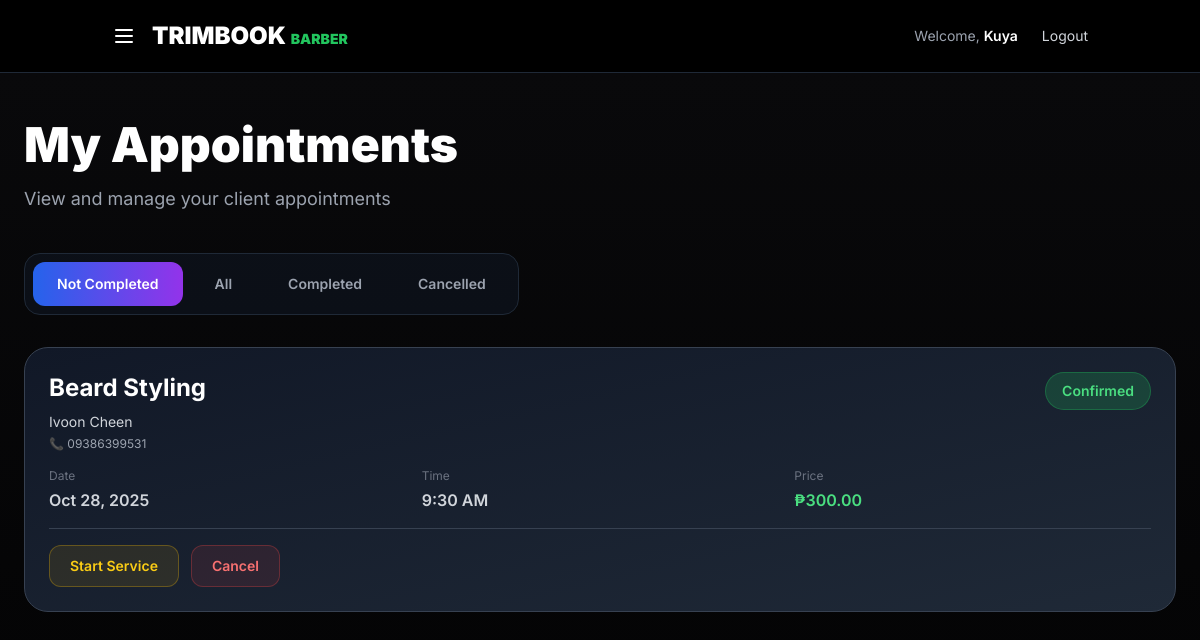
The app's page /dashboards/barber_appointments.php (signed in) with its own data.
### tables this page shows
CREATE TABLE `appointments` (
  `appointment_id` int(11) NOT NULL,
  `customer_user_id` int(11) NOT NULL,
  `barber_id` int(11) NOT NULL,
  `service_id` int(11) NOT NULL,
  `appointment_date` date NOT NULL,
  `appointment_time` time NOT NULL,
  `status` enum('pending','confirmed','completed','cancelled') DEFAULT 'pending',
  `created_at` timestamp NOT NULL DEFAULT current_timestamp()
);

CREATE TABLE `services` (
  `service_id` int(11) NOT NULL,
  `service_name` varchar(100) NOT NULL,
  `description` text DEFAULT NULL,
  `price` decimal(10,2) NOT NULL
);

CREATE TABLE `users` (
  `user_id` int(11) NOT NULL,
  `first_name` varchar(50) NOT NULL,
  `last_name` varchar(50) NOT NULL,
  `email` varchar(100) NOT NULL,
  `phone_no` varchar(20) DEFAULT NULL,
  `username` varchar(50) NOT NULL,
  `password` varchar(255) NOT NULL,
  `profile_photo` varchar(255) DEFAULT NULL,
  `user_type` enum('admin','barber','customer') NOT NULL,
  `created_at` timestamp NOT NULL DEFAULT current_timestamp()
);

### dashboards/barber_appointments.php (the view, shortened to what this page needs)
<?php
require_once '../includes/dbconfig.php';
$barber_user_id = $_SESSION['user_id'];
$first_name = $_SESSION['first_name'] ?? 'Barber';
$appointments = [];
try {
    $barber_query = "SELECT barber_id FROM barbers WHERE user_id = ?";
    $stmt = $conn->prepare($barber_query);
    $stmt->bind_param("i", $barber_user_id);
    $stmt->execute();
    $result = $stmt->get_result();
    if ($result->num_rows > 0) {
        $barber_row = $result->fetch_assoc();
        $barber_id = $barber_row['barber_id'];
        $query = "
            SELECT
                a.appointment_id,
                a.appointment_date,
                a.appointment_time,
                a.status,
                u.first_name as customer_first_name,
                u.last_name as customer_last_name,
                u.phone_no as customer_phone,
                s.service_name,
                s.price,
                a.created_at
            FROM appointments a
            JOIN users u ON a.customer_user_id = u.user_id
            JOIN services s ON a.service_id = s.service_id
            WHERE a.barber_id = ?
            ORDER BY a.appointment_date DESC, a.appointment_time DESC
        ";
        $stmt = $conn->prepare($query);
        if (!$stmt) {
            $db_error = "Prepare failed: " . $conn->error;
        } else {
            $stmt->bind_param("i", $barber_id);
            $stmt->execute();
            $result = $stmt->get_result();
            while ($row = $result->fetch_assoc()) {
                $appointments[] = $row;
            }
        }
    } else {
        $db_error = "Barber profile not found";
    }
} catch (Exception $e) {
    $db_error = "Error fetching appointments";
}
function getStatusBadge($status) {
    $badges = [
        'pending' => ['bg' => 'bg-yellow-500/20', 'text' => 'text-yellow-400', 'border' => 'border-yellow-500/30', 'label' => 'In Progress'],
        'confirmed' => ['bg' => 'bg-green-500/20', 'text' => 'text-green-400', 'border' => 'border-green-500/30', 'label' => 'Confirmed'],
        'completed' => ['bg' => 'bg-blue-500/20', 'text' => 'text-blue-400', 'border' => 'border-blue-500/30', 'label' => 'Completed'],
        'cancelled' => ['bg' => 'bg-red-500/20', 'text' => 'text-red-400', 'border' => 'border-red-500/30', 'label' => 'Cancelled']
    ];
    return $badges[$status] ?? $badges['pending'];
}
function formatDate($date) {
    $dateObj = new DateTime($date);
    return $dateObj->format('M d, Y');
}
function formatTime($time) {
    return date('g:i A', strtotime($time));
}
$filter = $_GET['filter'] ?? 'not-completed';
$filtered_appointments = array_filter($appointments, function($apt) use ($filter) {
    if ($filter === 'not-completed') {
        return in_array($apt['status'], ['pending', 'confirmed']);
    } elseif ($filter === 'completed') {
        return $apt['status'] === 'completed';
    } elseif ($filter === 'cancelled') {
        return $apt['status'] === 'cancelled';
    }
    return true;
});
?>
<!DOCTYPE html>
<html lang="en">
<head>
  <script src="https://cdn.tailwindcss.com"></script>
</head>
<body class="bg-black text-white antialiased">
  <header class="bg-black/80 backdrop-blur-lg border-b border-gray-800">
    <nav class="container mx-auto flex justify-between items-center py-5 px-6">
      <div class="flex items-center space-x-4">
        <button onclick="toggleSidebar()" class="text-white hover:text-purple-400 transition">
          <svg class="w-6 h-6" fill="none" stroke="currentColor" viewBox="0 0 24 24"><path stroke-linecap="round" stroke-linejoin="round" stroke-width="2" d="M4 6h16M4 12h16M4 18h16"></path></svg>
        </button>
        <a href="/trimbook/dashboards/barber_dashboard.php" class="text-2xl font-black">TRIMBOOK <span class="text-green-500 text-sm">BARBER</span></a>
      </div>
      <div class="flex items-center space-x-6">
        <span class="text-gray-400 text-sm hidden md:block">Welcome, <span class="text-white font-semibold"><?= htmlspecialchars($first_name) ?></span></span>
        <button onclick="confirmLogout()" class="text-sm text-gray-300 hover:text-white hidden md:block">Logout</button>
      </div>
    </nav>
  </header>
  <main class="min-h-screen bg-gradient-to-b from-zinc-950 to-black py-12 px-6">
    <div class="container mx-auto max-w-6xl">
      <div class="mb-10">
        <h1 class="text-4xl md:text-5xl font-black mb-4">My Appointments</h1>
        <p class="text-gray-400 text-lg">View and manage your client appointments</p>
      </div>
      <div class="mb-8 bg-gray-900/50 rounded-2xl p-2 inline-flex gap-2 border border-gray-800 flex-wrap">
        <a href="?filter=not-completed" class="px-6 py-3 rounded-xl text-sm font-semibold transition <?= $filter === 'not-completed' ? 'bg-gradient-to-r from-blue-600 to-purple-600 text-white' : 'text-gray-400 hover:text-white hover:bg-gray-800/50' ?>">Not Completed</a>
        <a href="?filter=all" class="px-6 py-3 rounded-xl text-sm font-semibold transition <?= $filter === 'all' ? 'bg-gradient-to-r from-blue-600 to-purple-600 text-white' : 'text-gray-400 hover:text-white hover:bg-gray-800/50' ?>">All</a>
        <a href="?filter=completed" class="px-6 py-3 rounded-xl text-sm font-semibold transition <?= $filter === 'completed' ? 'bg-gradient-to-r from-blue-600 to-purple-600 text-white' : 'text-gray-400 hover:text-white hover:bg-gray-800/50' ?>">Completed</a>
        <a href="?filter=cancelled" class="px-6 py-3 rounded-xl text-sm font-semibold transition <?= $filter === 'cancelled' ? 'bg-gradient-to-r from-blue-600 to-purple-600 text-white' : 'text-gray-400 hover:text-white hover:bg-gray-800/50' ?>">Cancelled</a>
      </div>
      <div class="space-y-4">
        <?php if (count($filtered_appointments) === 0): ?>
          <div class="bg-gradient-to-br from-gray-900 to-gray-800 border border-gray-700 rounded-3xl px-8 py-16 text-center">
            <h3 class="text-xl font-semibold text-white mb-2">No appointments found</h3>
          </div>
        <?php else: ?>
          <?php foreach ($filtered_appointments as $apt): ?>
            <div class="bg-gradient-to-br from-gray-900 to-gray-800 border border-gray-700 rounded-3xl p-6 card-hover" id="appointment-<?= $apt['appointment_id'] ?>">
              <div class="flex justify-between items-start mb-4">
                <div>
                  <h3 class="text-2xl font-bold text-white mb-2"><?= htmlspecialchars($apt['service_name']) ?></h3>
                  <p class="text-sm text-gray-300"><?= htmlspecialchars($apt['customer_first_name'] . ' ' . $apt['customer_last_name']) ?></p>
                  <?php if (!empty($apt['customer_phone'])): ?>
                    <p class="text-xs text-gray-400 mt-1">📞 <?= htmlspecialchars($apt['customer_phone']) ?></p>
                  <?php endif; ?>
                </div>
                <?php $badge = getStatusBadge($apt['status']); ?>
                <span class="px-4 py-2 rounded-full text-sm font-semibold <?= $badge['bg'] ?> <?= $badge['text'] ?> border <?= $badge['border'] ?>"><?= $badge['label'] ?></span>
              </div>
              <div class="grid grid-cols-2 md:grid-cols-3 gap-4 mb-4">
                <div class="text-gray-300">
                  <p class="text-xs text-gray-500 mb-1">Date</p>
                  <p class="font-semibold"><?= formatDate($apt['appointment_date']) ?></p>
                </div>
                <div class="text-gray-300">
                  <p class="text-xs text-gray-500 mb-1">Time</p>
                  <p class="font-semibold"><?= formatTime($apt['appointment_time']) ?></p>
                </div>
                <div class="text-gray-300">
                  <p class="text-xs text-gray-500 mb-1">Price</p>
                  <p class="font-semibold text-green-400">₱<?= number_format($apt['price'], 2) ?></p>
                </div>
              </div>
              <div class="flex gap-3 pt-4 border-t border-gray-700">
                <?php if ($apt['status'] === 'pending'): ?>
                  <button onclick="markComplete(<?= $apt['appointment_id'] ?>)" class="px-5 py-2.5 text-sm font-semibold text-blue-400 bg-blue-500/10 rounded-xl hover:bg-blue-500/20 border border-blue-500/30 transition">Mark Complete</button>
                  <button onclick="updateStatus(<?= $apt['appointment_id'] ?>, 'cancelled')" class="px-5 py-2.5 text-sm font-semibold text-red-400 bg-red-500/10 rounded-xl hover:bg-red-500/20 border border-red-500/30 transition">Cancel</button>
                <?php elseif ($apt['status'] === 'confirmed'): ?>
                  <button onclick="startService(<?= $apt['appointment_id'] ?>)" class="px-5 py-2.5 text-sm font-semibold text-yellow-400 bg-yellow-500/10 rounded-xl hover:bg-yellow-500/20 border border-yellow-500/30 transition">Start Service</button>
                  <button onclick="updateStatus(<?= $apt['appointment_id'] ?>, 'cancelled')" class="px-5 py-2.5 text-sm font-semibold text-red-400 bg-red-500/10 rounded-xl hover:bg-red-500/20 border border-red-500/30 transition">Cancel</button>
                <?php endif; ?>
              </div>
            </div>
          <?php endforeach; ?>
        <?php endif; ?>
      </div>
    </div>
  </main>
</body>
</html>

### dashboards/barber_appointments.php (style rules this page uses)
body { font-family: 'Inter', sans-serif; }
.card-hover { transition: all 0.3s ease; }

### records on screen
appointments: service.service_name "Beard Styling", customer_user.last_name "Ivoon Cheen", customer_user.phone_no "09386399531", status "Confirmed", appointment_date "Oct 28, 2025", appointment_time "9:30 AM", service.price "300.00"

### other values on screen
$first_name "Kuya"
